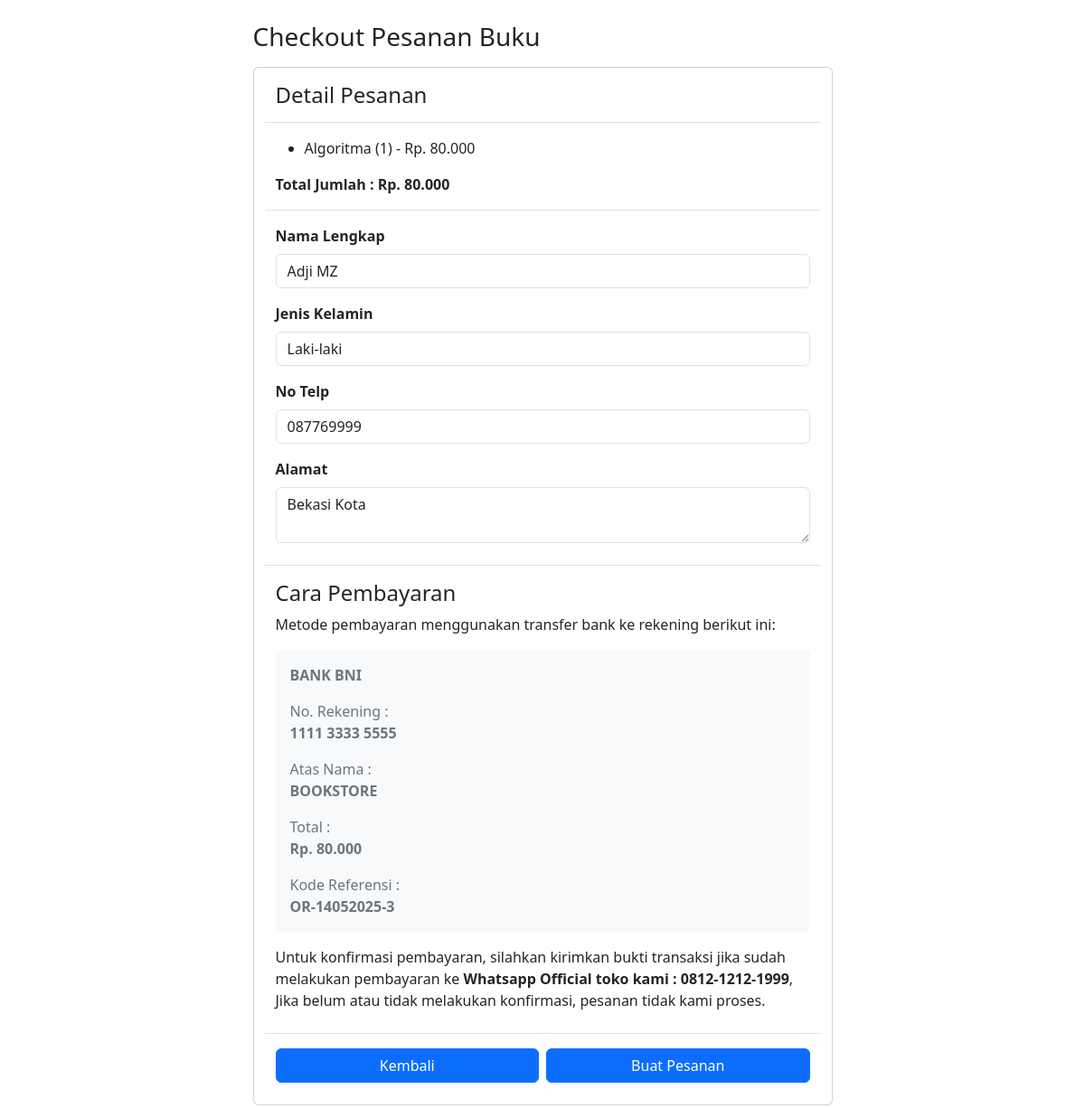
/user/halaman/checkout.php?id=3, run on the app's committed database.
### tables this page shows
CREATE TABLE `tb_keranjang` (
  `id_cart` int(11) NOT NULL,
  `id_user` int(11) NOT NULL,
  `id_buku` int(11) NOT NULL,
  `jumlah` int(11) NOT NULL
);

CREATE TABLE `tb_buku` (
  `id_buku` int(11) NOT NULL,
  `judul_buku` varchar(50) NOT NULL,
  `penulis` varchar(50) NOT NULL,
  `penerbit` varchar(50) NOT NULL,
  `tahun` varchar(20) NOT NULL,
  `id_kategori` int(11) NOT NULL,
  `gambar` varchar(255) NOT NULL,
  `harga` int(11) NOT NULL,
  `stok` int(11) NOT NULL
);

CREATE TABLE `tb_user` (
  `id_user` int(11) NOT NULL,
  `username` varchar(30) NOT NULL,
  `password` varchar(255) NOT NULL,
  `nama_pengguna` varchar(30) NOT NULL,
  `jenis_kelamin` varchar(20) NOT NULL,
  `no_telp` varchar(20) NOT NULL,
  `alamat` text NOT NULL,
  `created_at` timestamp NOT NULL DEFAULT current_timestamp() ON UPDATE current_timestamp()
);

### user/halaman/checkout.php (the view, shortened to what this page needs)
<?php
require '../../configdb/config_db.php';
$id = $_GET['id'];
$sqlBuku = "SELECT tb_keranjang.id_cart, tb_user.id_user, tb_user.nama_pengguna, tb_buku.id_buku, tb_buku.judul_buku,
tb_buku.harga, tb_keranjang.jumlah FROM tb_keranjang INNER JOIN tb_user ON tb_keranjang.id_user = tb_user.id_user
INNER JOIN tb_buku ON tb_keranjang.id_buku = tb_buku.id_buku WHERE tb_user.id_user = '$id'";
$query = mysqli_query($connectDB, $sqlBuku);
$sqlJumlah = "SELECT tb_keranjang.id_cart, tb_user.id_user, tb_user.nama_pengguna, tb_buku.id_buku, tb_buku.judul_buku,
tb_buku.harga, tb_keranjang.jumlah FROM tb_keranjang INNER JOIN tb_user ON tb_keranjang.id_user = tb_user.id_user
INNER JOIN tb_buku ON tb_keranjang.id_buku = tb_buku.id_buku WHERE tb_user.id_user = '$id'";
$query2 = mysqli_query($connectDB, $sqlJumlah);
$sqlUser = "SELECT id_user, nama_pengguna, jenis_kelamin, no_telp, alamat FROM tb_user WHERE id_user = '$id'";
$query3 = mysqli_query($connectDB, $sqlUser);
$dataUser = mysqli_fetch_assoc($query3);
$total = 0;
while ($data = mysqli_fetch_assoc($query2)) {
    $total += $data['harga'] * $data['jumlah'];
}
?>
<!DOCTYPE html>
<html lang="en">
<head>
    <link href="https://cdn.jsdelivr.net/npm/bootstrap@5.3.6/dist/css/bootstrap.min.css" rel="stylesheet">
</head>
<body>
    <div class="container my-4">
        <div class="row mb-5 justify-content-center">
            <div class="col-7">
                <h3 class="mb-3">Checkout Pesanan Buku</h3>
                <div class="card px-2">
                    <div class="card-body">
                        <h4 class="mb-3">Detail Pesanan</h4>
                        <div class="row border-bottom border-top mb-3">
                            <div class="col mt-3 mb-3">
                                <ul>
                                    <?php while ($data = mysqli_fetch_assoc($query)) : ?>
                                        <li>
                                            <?= $data['judul_buku'] ?> (<?= $data['jumlah'] ?>) - Rp. <?= number_format($data['harga'], 0, ',', '.'); ?>
                                        </li>
                                    <?php endwhile; ?>
                                </ul>
                                <b>Total Jumlah : Rp. <?= number_format($total, 0, ',', '.'); ?></b>
                            </div>
                        </div>
                        <div class="row border-bottom mb-3 pb-2">
                            <div class="col">
                                <div class="mb-3">
                                    <label class="form-label fw-bold">Nama Lengkap</label>
                                    <input type="text" class="form-control" value="<?= $dataUser['nama_pengguna']; ?>" readonly>
                                </div>
                                <div class="mb-3">
                                    <label class="form-label fw-bold">Jenis Kelamin</label>
                                    <input type="text" class="form-control" value="<?= $dataUser['jenis_kelamin']; ?>" readonly>
                                </div>
                                <div class="mb-3">
                                    <label class="form-label fw-bold">No Telp</label>
                                    <input type="text" class="form-control" value="<?= $dataUser['no_telp']; ?>" readonly>
                                </div>
                                <div class="mb-3">
                                    <label class="form-label fw-bold">Alamat</label>
                                    <textarea class="form-control" rows="2" readonly><?= $dataUser['alamat']; ?></textarea>
                                </div>
                            </div>
                        </div>
                        <div class="row mb-2">
                            <div class="col">
                                <h4>Cara Pembayaran</h4>
                                <p>Metode pembayaran menggunakan transfer bank ke rekening berikut ini:</p>
                                <div class="card bg-body-tertiary border-0 text-secondary mb-3">
                                    <div class="card-body pb-0" style="text-align: justify;">
                                        <p><b>BANK BNI</b></p>
                                        <p>No. Rekening : <br><b>1111 3333 5555</b></p>
                                        <p>Atas Nama : <br><b>BOOKSTORE</b></p>
                                        <p>Total : <br><b>Rp. <?= number_format($total, 0, ',', '.'); ?></b></p>
                                        <p>Kode Referensi : <br><b>OR-<?= date('dmY') ?>-<?= $dataUser['id_user']; ?></b></p>
                                    </div>
                                </div>
                                <p>Untuk konfirmasi pembayaran, silahkan kirimkan bukti transaksi jika sudah melakukan pembayaran ke <b>Whatsapp Official toko kami : 0812-1212-1999</b>, Jika belum atau tidak melakukan konfirmasi, pesanan tidak kami proses.</p>
                            </div>
                            <div class="d-flex gap-2 mt-2 border-top pt-3">
                                <a href="../../index.php?hal=keranjang" class="btn btn-primary w-100">Kembali</a>
                                <a href="../config_user/proses_pesanan.php?iduser=<?= $dataUser['id_user']; ?>" class="btn btn-primary w-100">Buat Pesanan</a>
                            </div>
                        </div>
                    </div>
                </div>
            </div>
        </div>
    </div>
</body>
</html>

### data on the page
tb_keranjang: id_buku.judul_buku "Algoritma", jumlah "1", id_buku.harga "80.000"
tb_user: nama_pengguna "Adji MZ", jenis_kelamin "Laki-laki", no_telp "087769999", alamat "Bekasi Kota", id_user "3"

### other printed values
$total "80.000"
